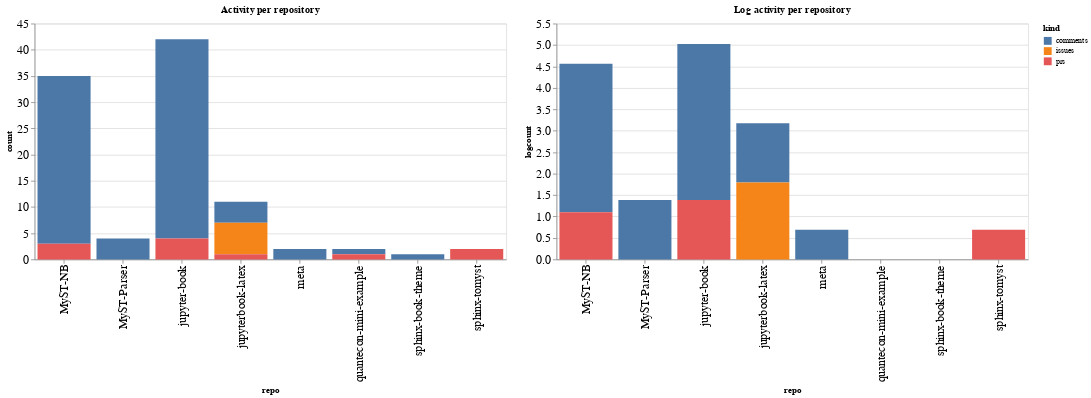

The notebook cell saved with this chart:
### Code cell
ch1 = alt.Chart(repo_summaries, width=600, title="Activity per repository").mark_bar().encode(
    x='repo',
    y='count',
    color='kind',
    tooltip="kind"
)

ch2 = alt.Chart(repo_summaries, width=600, title="Log activity per repository").mark_bar().encode(
    x='repo',
    y='logcount',
    color='kind',
    tooltip="kind"
)

ch1 | ch2

### Figure 1 — Vega-Lite specification as saved in the notebook (floating-point values rounded to 4 significant figures)
{"config": {"axisLeft": {"labelFontSize": 15}, "axisBottom": {"labelFontSize": 15}}, "hconcat": [{"mark": "bar", "encoding": {"color": {"type": "nominal", "field": "kind"}, "tooltip": {"type": "nominal", "field": "kind"}, "x": {"type": "nominal", "field": "repo"}, "y": {"type": "quantitative", "field": "count"}}, "title": "Activity per repository", "width": 600}, {"mark": "bar", "encoding": {"color": {"type": "nominal", "field": "kind"}, "tooltip": {"type": "nominal", "field": "kind"}, "x": {"type": "nominal", "field": "repo"}, "y": {"type": "quantitative", "field": "logcount"}}, "title": "Log activity per repository", "width": 600}], "data": {"name": "data-19e0a9ef0a9bbaf8ec18a4fef10c3131"}, "$schema": "https://vega.github.io/schema/vega-lite/v4.8.1.json", "datasets": {"data-19e0a9ef0a9bbaf8ec18a4fef10c3131": [{"repo": "MyST-NB", "kind": "comments", "count": 32, "logcount": 3.466}, {"repo": "MyST-NB", "kind": "prs", "count": 3, "logcount": 1.099}, {"repo": "MyST-Parser", "kind": "comments", "count": 4, "logcount": 1.386}, {"repo": "jupyter-book", "kind": "comments", "count": 38, "logcount": 3.638}, {"repo": "jupyter-book", "kind": "prs", "count": 4, "logcount": 1.386}, {"repo": "jupyterbook-latex", "kind": "comments", "count": 4, "logcount": 1.386}, {"repo": "jupyterbook-latex", "kind": "issues", "count": 6, "logcount": 1.792}, {"repo": "jupyterbook-latex", "kind": "prs", "count": 1, "logcount": 0.0}, {"repo": "meta", "kind": "comments", "count": 2, "logcount": 0.6931}, {"repo": "quantecon-mini-example", "kind": "comments", "count": 1, "logcount": 0.0}, {"repo": "quantecon-mini-example", "kind": "prs", "count": 1, "logcount": 0.0}, {"repo": "sphinx-book-theme", "kind": "comments", "count": 1, "logcount": 0.0}, {"repo": "sphinx-tomyst", "kind": "prs", "count": 2, "logcount": 0.6931}]}}
